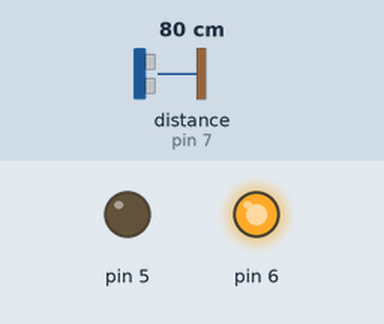
This sketch was run on a simulated Arduino Uno, built with avr-gcc and run on an emulated ATmega328P. On the bench: output pins drawn as LEDs (lit = HIGH). The inputs (shaded band) are chosen by the test bench; at power-on: distance to the obstacle (sensor on pin 7) 80 cm. The echo pulse lasts 58.3 µs per cm.

Above: at 1.2 s.
1.3 s: distance to the obstacle (sensor on pin 7) set to 195 cm
2.8 s: distance to the obstacle (sensor on pin 7) set to 203 cm
At 4.0 s:
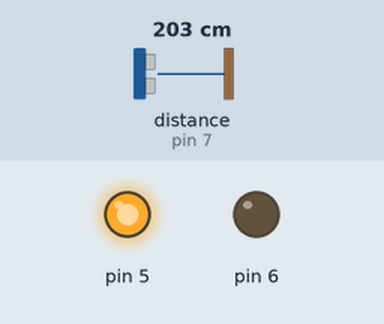
4.3 s: distance to the obstacle (sensor on pin 7) set to 2 cm
At 5.2 s:
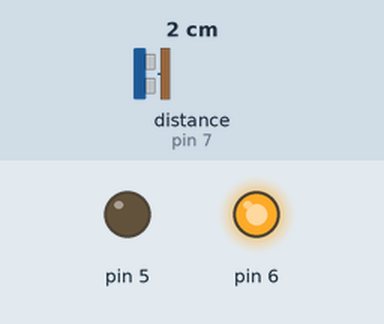
5.8 s: distance to the obstacle (sensor on pin 7) set to 250 cm
At 6.5 s:
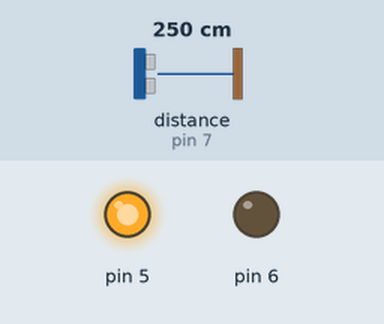
Timing chart, 0 to 8.3 s (numbered marks = the images above; inputs shaded):
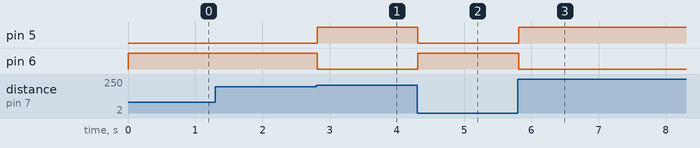

Measured:
- the behaviour switches between 199 and 200 cm on distance to the obstacle (sensor on pin 7) (found by bisection; images 0 and 1)
- after the input at 1.3 s, every drawn part: stays the same
- after the input at 2.8 s, pin 5: LOW → HIGH at once; pin 6: HIGH → LOW at once
- after the input at 4.3 s, pin 5: HIGH → LOW at once; pin 6: LOW → HIGH at once
- after the input at 5.8 s, pin 5: LOW → HIGH at once; pin 6: HIGH → LOW at once

The sketch:

Week_11.ino
```cpp
void setup()
{
  pinMode(6, OUTPUT);
  pinMode(5, OUTPUT);
}

void loop()
{
  long duration,cm;

  pinMode(7, OUTPUT);

  digitalWrite(7, HIGH);
  digitalWrite(7, LOW);

  pinMode(7, INPUT);
  duration = pulseIn(7, HIGH);
  cm= duration/29/2;
  if(cm<200)
  {
    digitalWrite(6,HIGH);
    digitalWrite(5,LOW);
  }
  if(cm>200)
  {
    digitalWrite(5,HIGH);
    digitalWrite(6,LOW);
  }

}
```
